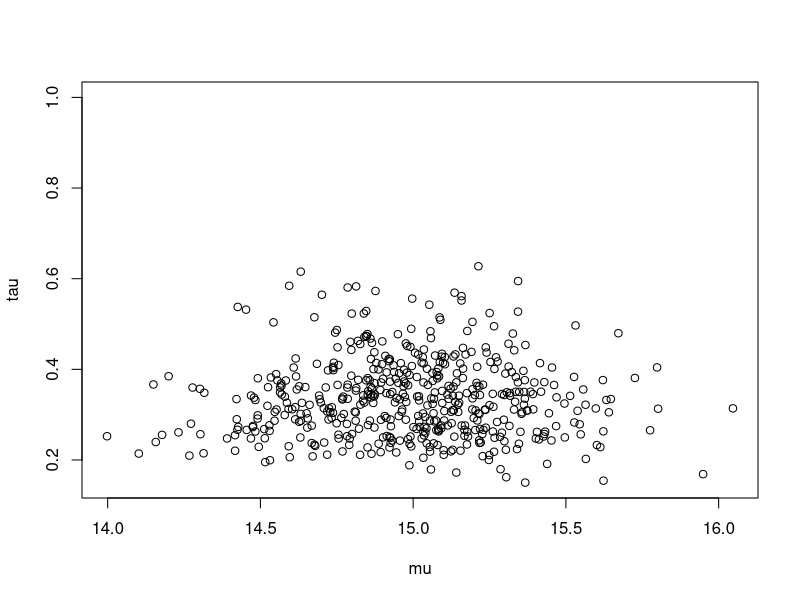
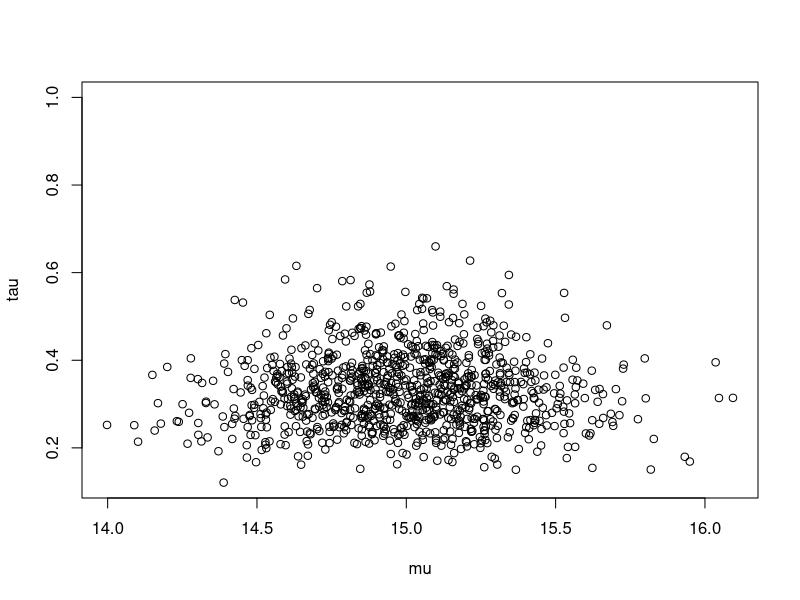
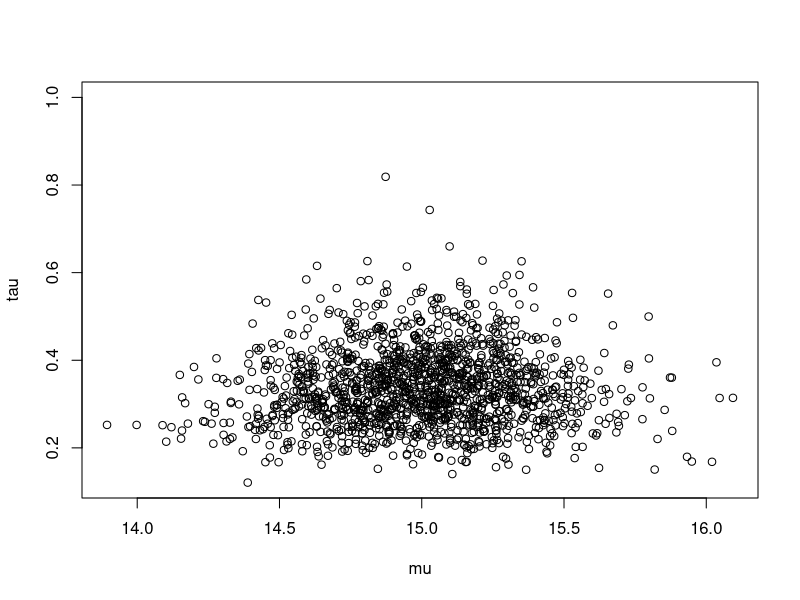
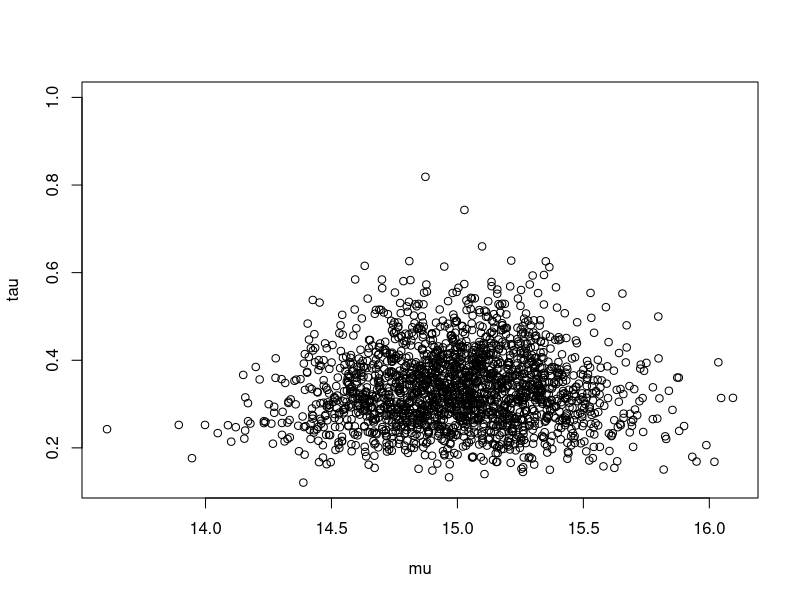
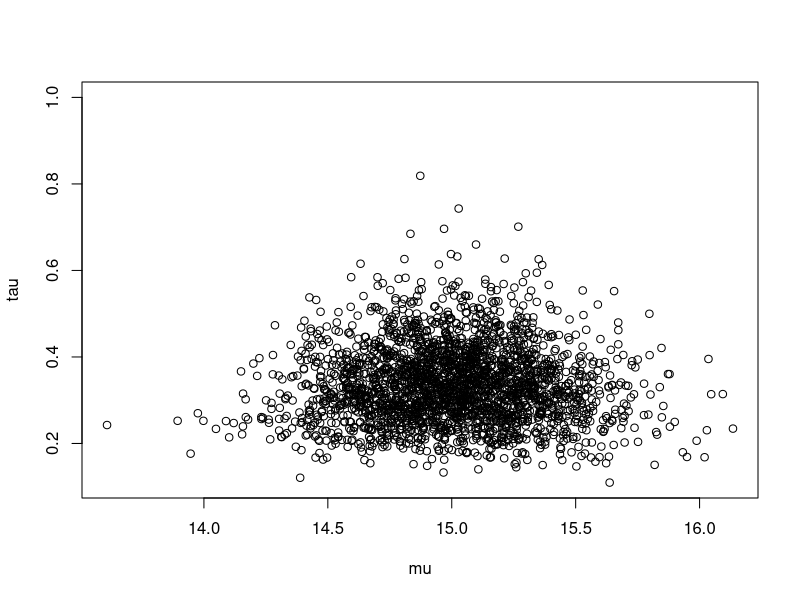
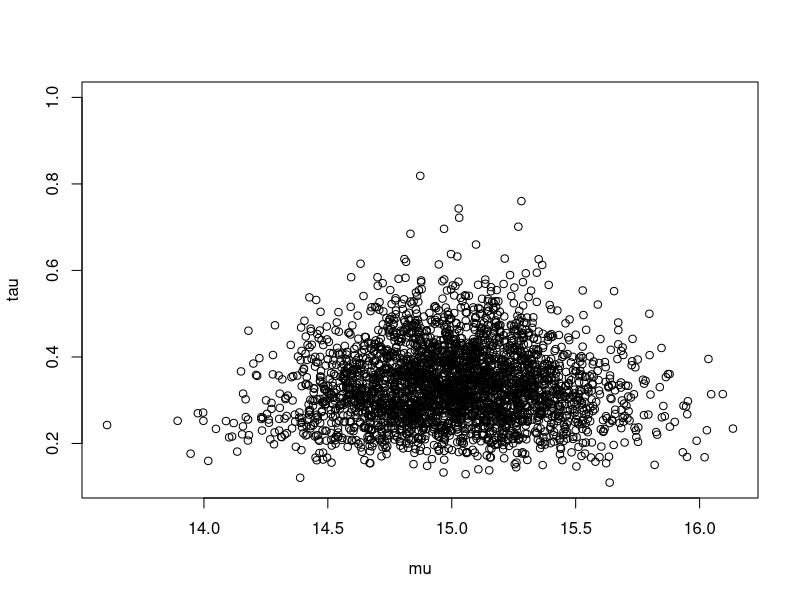
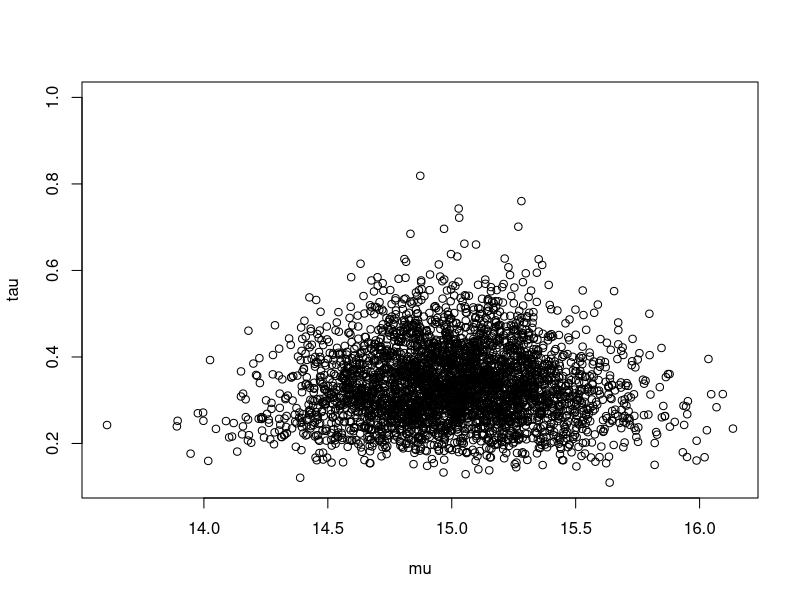
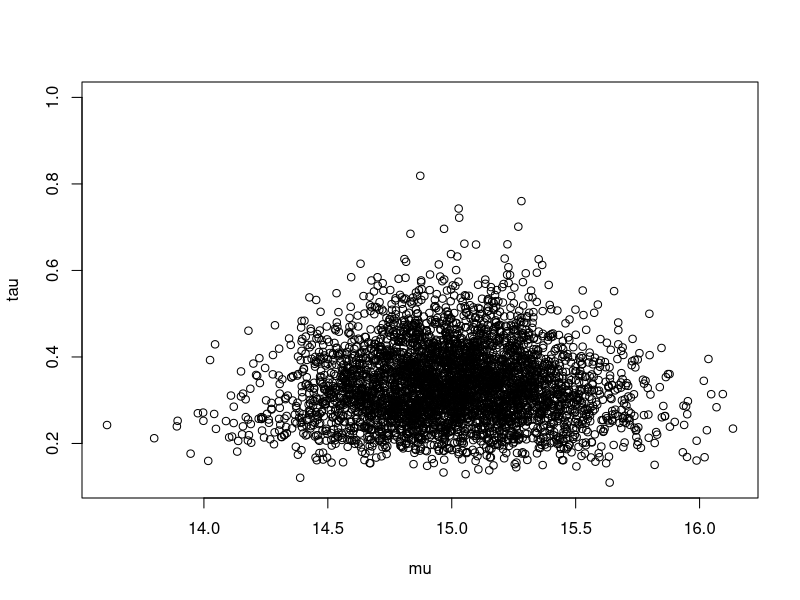

The R source for these figures, in order:
#Problem: pretpostavimo da je Y iz normalne raspodele sa parametrima mu i 1/tau

# statistike uzorka
# velicina uzorka
n <- 30
# srednja vrednost uzorka
ybar <- 15
# varijansa uzorka
s2 <- 3

#inicijalizacija nizova
mu <- tau <- rep(NA, 11000)
# pocetni deo koji odbacujemo
T <- 1000
# incijalizacija
tau[1] <- 1
for(i in 2:11000) {
  #racunanje uslovne raspodele f(mu|tau)
  mu[i] <- rnorm(n = 1, mean = ybar, sd = sqrt(1 / (n * tau[i - 1])))
  #f(tau|mu)
  tau[i] <- rgamma(n = 1, shape = n / 2, scale = 2 / ((n - 1) * s2 + n * (mu[i] - ybar)^2))
  if(i%%500==0){
    plot(mu, tau)
    readline()
  }
}
# odbacivanje pocetaka
mu <- mu[-(1:T)]
tau <- tau[-(1:T)]

mean(mu)
mean(tau)

hist(mu)
hist(tau)

plot(mu, tau)